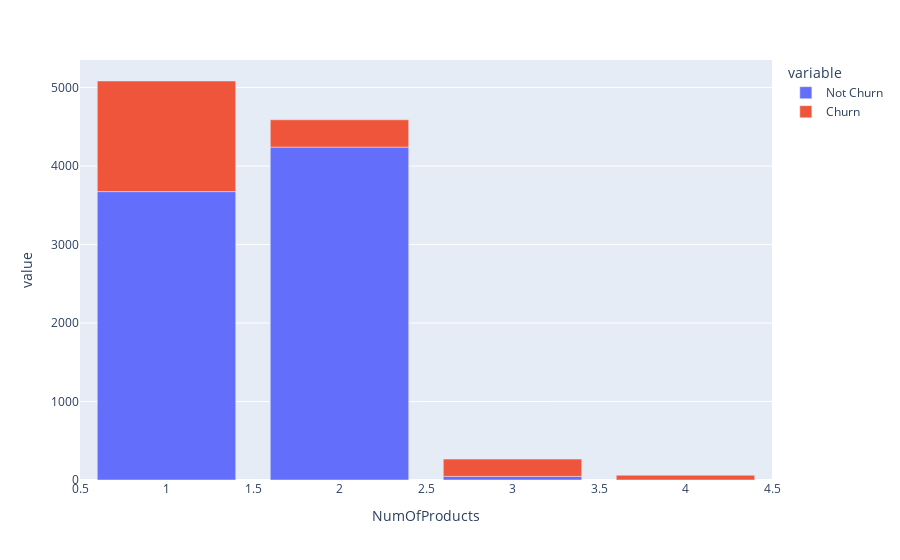

Notebook code cell kept with this figure:
### Markdown cell above
There are fewer female clients compared to male clients, but more female clients stop using the service.

### Code cell
plot_bar('NumOfProducts')

### Figure 1 — Plotly figure (JSON) as saved in the notebook; plotly's stock layout.template omitted (floating-point values rounded to 4 significant figures)
{"data": [{"alignmentgroup": "True", "hovertemplate": "variable=Not Churn<br>NumOfProducts=%{x}<br>value=%{y}<extra></extra>", "legendgroup": "Not Churn", "marker": {"color": "#636efa", "pattern": {"shape": ""}}, "name": "Not Churn", "offsetgroup": "Not Churn", "orientation": "v", "showlegend": true, "textposition": "auto", "type": "bar", "x": [1, 2, 3, 4], "xaxis": "x", "y": [3675, 4242, 46, null], "yaxis": "y"}, {"alignmentgroup": "True", "hovertemplate": "variable=Churn<br>NumOfProducts=%{x}<br>value=%{y}<extra></extra>", "legendgroup": "Churn", "marker": {"color": "#EF553B", "pattern": {"shape": ""}}, "name": "Churn", "offsetgroup": "Churn", "orientation": "v", "showlegend": true, "textposition": "auto", "type": "bar", "x": [1, 2, 3, 4], "xaxis": "x", "y": [1409, 348, 220, 60], "yaxis": "y"}], "layout": {"barmode": "relative", "legend": {"title": {"text": "variable"}, "tracegroupgap": 0}, "margin": {"t": 60}, "xaxis": {"anchor": "y", "domain": [0, 1], "title": {"text": "NumOfProducts"}}, "yaxis": {"anchor": "x", "domain": [0, 1], "title": {"text": "value"}}}}
